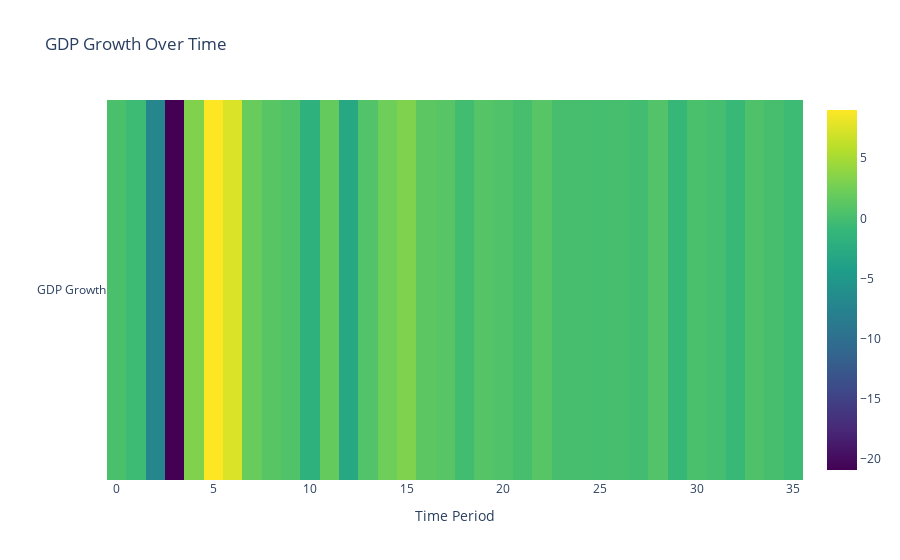

The code cell stored with this chart in its notebook:
### Code cell
fig = go.Figure(
    data=go.Heatmap(
        z=[data["GDP Growth"]], x=data.index, y=["GDP Growth"], colorscale="Viridis"
    )
)

fig.update_layout(
    title="GDP Growth Over Time", xaxis_title="Time Period", yaxis_title=""
)
fig.show()

### Figure 1 — Plotly figure (JSON) as saved in the notebook; plotly's stock layout.template omitted (floating-point values rounded to 4 significant figures)
{"data": [{"colorscale": [[0, "#440154"], [0.1111, "#482878"], [0.2222, "#3e4989"], [0.3333, "#31688e"], [0.4444, "#26828e"], [0.5556, "#1f9e89"], [0.6667, "#35b779"], [0.7778, "#6ece58"], [0.8889, "#b5de2b"], [1, "#fde725"]], "type": "heatmap", "x": [0, 1, 2, 3, 4, 5, 6, 7, 8, 9, 10, 11, 12, 13, 14, 15, 16, 17, 18, 19, 20, 21, 22, 23, 24, 25, 26, 27, 28, 29, 30, 31, 32, 33, 34, 35], "y": ["GDP Growth"], "z": [[0.3, -0.5, -7, -20.9, 3.2, 9, 7.4, 2, 1.1, 0.6, -1.8, 1.8, -2.9, 0.7, 2.3, 3.1, 1.3, 1, -0.2, 0.9, 0.6, 0.1, 1, 0.1, 0.1, 0, 0.1, -0.2, 0.7, -0.9, 0.3, 0, -0.8, 0.5, 0.1, -0.5]]}], "layout": {"title": {"text": "GDP Growth Over Time"}, "xaxis": {"title": {"text": "Time Period"}}, "yaxis": {"title": {"text": ""}}}}
